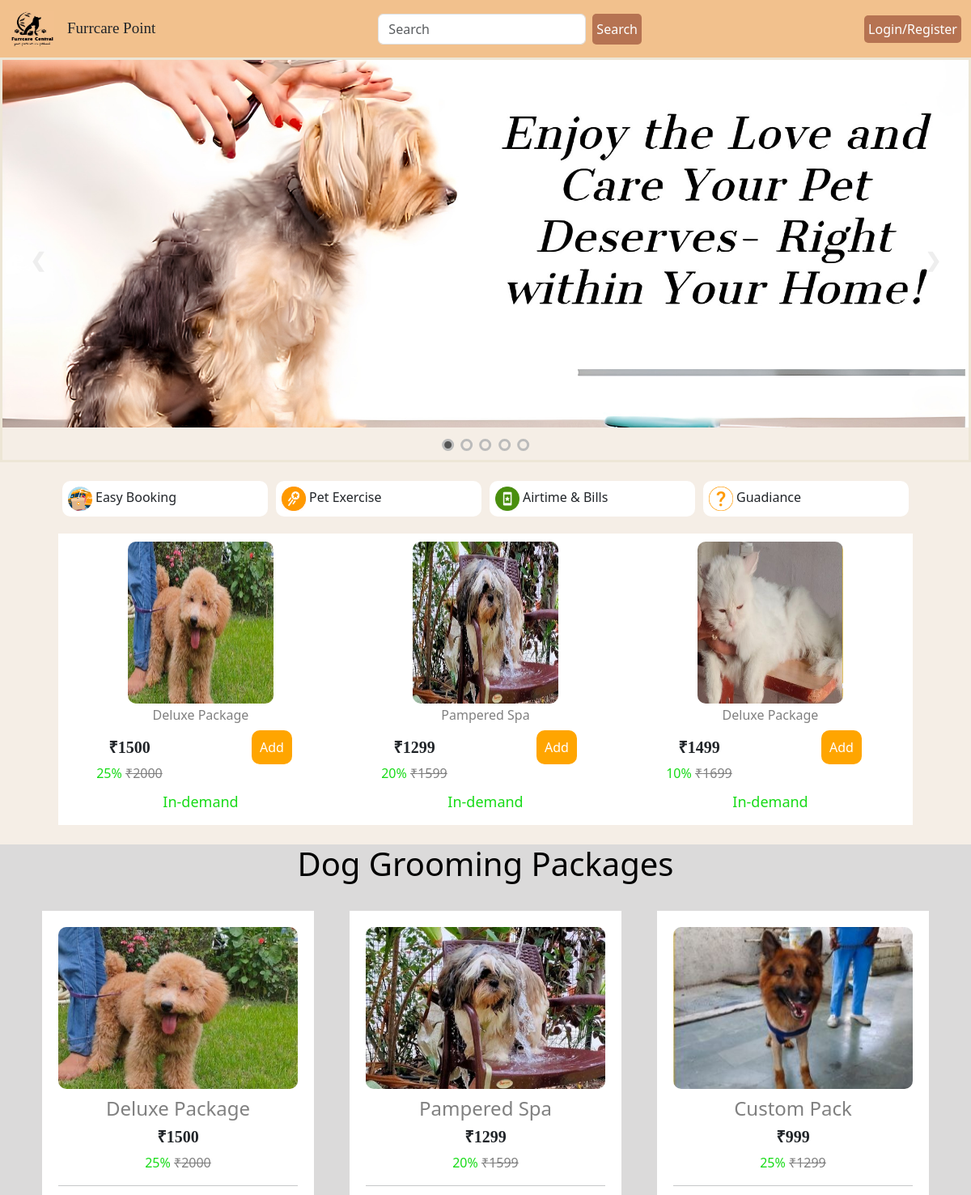
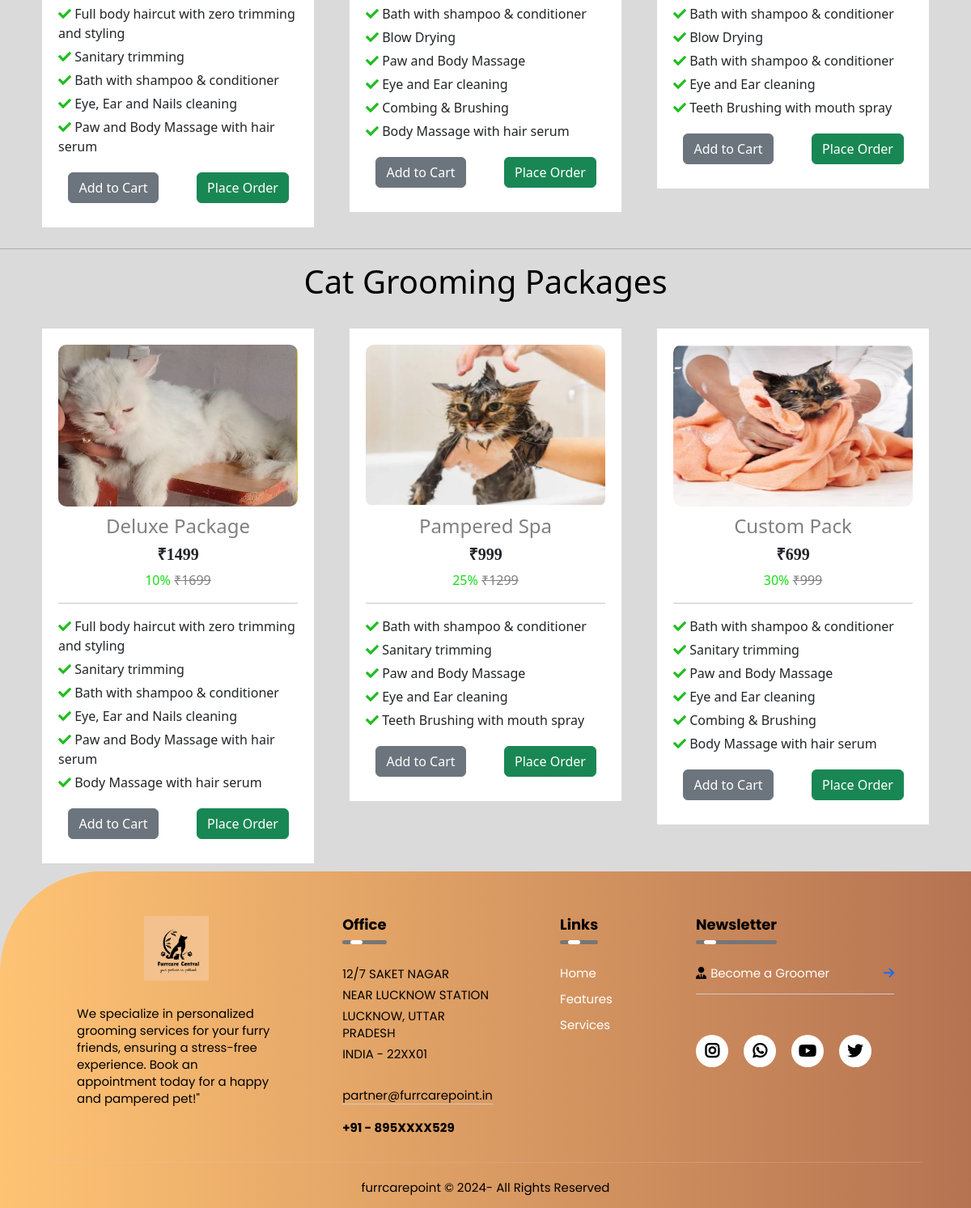
The page / on the database its author committed (2 pictures, top to bottom).
### website/models.py (models this page shows, shortened)
class Product(db.Model):
    id = db.Column(db.Integer, primary_key=True)
    pet_type = db.Column(db.String(50), nullable=False)
    product_name = db.Column(db.String(100), nullable=False)
    current_price = db.Column(db.Integer, nullable=False)
    previous_price = db.Column(db.Integer, nullable=False)
    discount = db.Column(db.Integer, nullable=False)
    in_stock = db.Column(db.Integer, nullable=False)
    product_picture = db.Column(db.String(1000), nullable=False)
    flash_sale = db.Column(db.Boolean, default=False)
    description = db.Column(db.Text, nullable=True)
    date_added = db.Column(db.DateTime, default=datetime.now(IST))
    carts = db.relationship('Cart', backref=db.backref('product', lazy=True))
    orders = db.relationship('Order', backref=db.backref('product', lazy=True))
    bookdetails = db.relationship('Bookdetails', backref=db.backref('product', lazy=True))

### website/views.py (the view)
@views.route('/')
def home():
    home_page = True
    items = Product.query.filter_by(flash_sale=True)
    products = Product.query.all()
    return render_template('home.html', items=items,products=products, cart=Cart.query.filter_by(customer_link=current_user.id).all()
                           if current_user.is_authenticated else [], home_page=home_page)

### website/templates/home.html (shortened to what this page needs)
{% extends 'base.html' %}
{% block body %}
       <div class="container11">
           <div class="slides">
             <img src="../static/images/s1.jpg" alt="Slide 1">
           </div>
           <div class="btn">
             <span class="next">&#10095;</span>
             <span class="previous">&#10094;</span>
           </div>
           <div class="bullets">
             <div class="dot active" attr='1' onclick="switchImage(this)"></div>
             <div class="dot" attr='2' onclick="switchImage(this)"></div>
             <div class="dot" attr='3' onclick="switchImage(this)"></div>
             <div class="dot" attr='4' onclick="switchImage(this)"></div>
             <div class="dot" attr='5' onclick="switchImage(this)"></div>
           </div>
         </div>
<div class="container text-center">
    <div class="row" style="margin: 10px;">
        <div id="features" class="container text-center">
            <div class="row" style="margin: 8px;">
            <div class="col" style="display: flex; background-color: white; border-radius: 10px; padding: 7px; margin: 5px;">
                <img src="../static/images/FreeDelivery.png" alt="" style="width: 30px; height: 30px;">
                <h6 style="margin: 4px">Easy Booking</h6>
            </div>
            <div class="col" style="display: flex; background-color: white; border-radius: 10px; padding: 7px; margin: 5px;">
                <img src="../static/images/food.png" alt="" style="width: 30px; height: 30px;">
                <h6 style="margin: 4px">Pet Exercise</h6>
            </div>
            <div class="col" style="display: flex; background-color: white; border-radius: 10px; padding: 7px; margin: 5px;">
                <img src="../static/images/airtime.png" alt="" style="width: 30px; height: 30px;">
                <h6 style="margin: 4px">Airtime & Bills</h6>
            </div>
            <div class="col" style="display: flex; background-color: white; border-radius: 10px; padding: 7px; margin: 5px;">
                <img src="../static/images/techweek.png" alt="" style="width: 30px; height: 30px;">
                <h6 style="margin: 4px">Guadiance</h6>
            </div>
            </div>
        </div>
        <div class="container text-center">
          <div class="row" style="margin: 8px; background-color: rgb(219, 218, 218);" id="column">
              {% for item in items %}
              <div class="col" style="background-color: white;">
                  <img src="{{ item.product_picture }}" alt="" style="height: 200px; width: 180px; border-radius: 10px; margin-top:10px;">
                  <div class="row" style="margin-top: 5px;">
                      <h6 style="color: gray;">{{ item.product_name }}</h6>
                  </div>
                  <div class="row" style="margin-top: 10px;">
                      <div class="col">
                          <h5 style="font-weight: 600; font-family: 'Times New Roman', Times, serif;">₹{{ item.current_price }}</h5>
                          <span style="color: rgb(23, 219, 23);">{{item.discount}}% <strike style="color: gray;">₹{{ item.previous_price}}</strike></span>
                      </div>
                      <div class="col">
                          <a href="/add-to-cart/{{ item.id }}?action=add">Add</a>
                      </div>
                  </div>
                  <div class="row" style="color: rgb(23, 219, 23); margin-bottom:15px; margin-top:10px; font-size: 18px;" >
                      <span>In-demand</span>
                  </div>
              </div>
              {% endfor %}
          </div>
      </div>
    </div>
</div>
<div style=" background-color: rgb(219, 218, 218);" id="grooming-packages">
  <div class="container-xl text-center">
    <h1 class="text-center mb-4 mt-3" style="color: black;" id="grooming-packages-title">Dog Grooming Packages</h1>
    <div class="row justify-content-center">
        {% for item in products %}
        {% if item.pet_type == 'Dog' %}
        <div class="col-sm-4">
            <div class="item-box1" style="background-color: white; margin: 10px; padding: 20px;">
                <img src="{{ item.product_picture }}" alt="" style="height: 200px; width: 100%; border-radius: 10px; margin-bottom: 10px;">
                <h4 style="color: gray;">{{ item.product_name }}</h4>
                <h5 style="font-weight: 600; font-family: 'Times New Roman', Times, serif;">₹{{ item.current_price }}</h5>
                <span style="color: rgb(23, 219, 23);">{{item.discount}}% <strike style="color: gray;">₹{{ item.previous_price}}</strike></span>
                <hr>
                <ul style="margin-left: 0; padding-left: 0; list-style-type: none;">
                    {% for description_point in item.description.split('\n') %}
                    <li style="text-align: left; margin-bottom: 5px;"><i class="fas fa-check" style="color: rgb(31, 189, 31);"></i> {{ description_point }}</li>
                    {% endfor %}
                </ul>
                <div class="row justify-content-center" style="margin-top: 20px;">
                    <div class="col" style="margin-bottom: 10px;">
                        <a href="/add-to-cart/{{ item.id }}?action=add" class="btn btn-secondary btn-block">Add to Cart</a>
                    </div>
                    <div class="col" style="margin-bottom: 10px;">
                        <a href="/add-to-cart/{{ item.id }}?action=order"" class="btn btn-success btn-block" >Place Order</a>
                    </div>
                </div>
            </div>
        </div>
        {% endif %}
        {% endfor %}
    </div>
</div>
<hr>
<div class="container-xl text-center">
  <h1 class="text-center mb-4 mt-3" style="color: black;">Cat Grooming Packages</h1>
  <div class="row justify-content-center">
      {% for item in products %}
      {% if item.pet_type == 'Cat' %}
      <div class="col-sm-4">
          <div class="item-box1" style="background-color: white; margin: 10px; padding: 20px;">
              <img src="{{ item.product_picture }}" alt="" style="height: 200px; width: 100%; border-radius: 10px; margin-bottom: 10px;">
              <h4 style="color: gray;">{{ item.product_name }}</h4>
              <h5 style="font-weight: 600; font-family: 'Times New Roman', Times, serif;">₹{{ item.current_price }}</h5>
              <span style="color: rgb(23, 219, 23);">{{item.discount}}% <strike style="color: gray;">₹{{ item.previous_price}}</strike></span>
              <hr>
              <ul style="margin-left: 0; padding-left: 0; list-style-type: none;">
                  {% for description_point in item.description.split('\n') %}
                  <li style="text-align: left; margin-bottom: 5px;"><i class="fas fa-check" style="color: rgb(31, 189, 31);"></i> {{ description_point }}</li>
                  {% endfor %}
              </ul>
              <div class="row justify-content-center" style="margin-top: 20px;">
                <div class="col" style="margin-bottom: 10px;">
                    <a href="/add-to-cart/{{ item.id }}?action=add" class="btn btn-secondary btn-block">Add to Cart</a>
                </div>
                <div class="col" style="margin-bottom: 10px;">
                    <a href="/add-to-cart/{{ item.id }}?action=order" class="btn btn-success btn-block" >Place Order</a>
                </div>
              </div>
          </div>
      </div>
      {% endif %}
      {% endfor %}
  </div>
</div>
      {% include 'foot.html' %}
</div>
{% endblock %}

### website/static/css/style.css (style rules this page uses)
.container .row .col .row .col a { background-color: orange; padding: 10px; border-radius: 10px; text-decoration: none; color: white; }

### website/templates/home.html (style rules this page uses)
.container11 { position: relative; width: 100%; height: 500px; border: 3px solid #ede6d6; }
.container11 .slides { width: 100%; height: calc(100% - 40px); position: relative; overflow: hidden; }
.container11 .slides img { width: 100%; height: 100%; position: absolute; object-fit: cover; }
.container11 .slides img:not(.active) { top: 0; left: -100%; }
span.next, span.previous { position: absolute; top: 50%; transform: translateY(-50%); padding: 14px; color: #eee; font-size: 24px; font-weight: bold; transition: 0.5s; border-radius: 3px; user-select: none; cursor: pointer; z-index: 1; }
span.next { right: 20px; }
span.previous { left: 20px; }
.bullets { position: absolute; bottom: 5px; z-index: 3; left: 50%; transform: translateX(-50%); }
.bullets .dot { width: 15px; height: 15px; margin: 0px 2px; border: 3px solid #bbb; border-radius: 50%; display: inline-block; cursor: pointer; transition: background-color 0.6s ease; }
.bullets .active { background-color: #555; }

### rows shown on the page
Product: product_picture (picture), product_name "Deluxe Package", current_price "1500", discount "25", previous_price "2000", description_point "Full body haircut with zero trimming and styling" "Sanitary trimming" "Bath with shampoo & conditioner" "Eye, Ear and Nails cleaning" "Paw and Body Massage with hair serum"
Product: product_picture (picture), product_name "Pampered Spa", current_price "1299", discount "20", previous_price "1599", description_point "Bath with shampoo & conditioner" "Blow Drying" "Paw and Body Massage" "Eye and Ear cleaning" "Combing & Brushing" "Body Massage with hair serum"
Product: product_picture (picture), product_name "Deluxe Package", current_price "1499", discount "10", previous_price "1699", description_point "Full body haircut with zero trimming and styling" "Sanitary trimming" "Bath with shampoo & conditioner" "Eye, Ear and Nails cleaning" "Paw and Body Massage with hair serum" "Body Massage with hair serum"
Product: product_picture (picture), product_name "Custom Pack", current_price "999", discount "25", previous_price "1299", description_point "Bath with shampoo & conditioner" "Blow Drying" "Bath with shampoo & conditioner" "Eye and Ear cleaning" "Teeth Brushing with mouth spray"
Product: product_picture (picture), product_name "Pampered Spa", current_price "999", discount "25", previous_price "1299", description_point "Bath with shampoo & conditioner" "Sanitary trimming" "Paw and Body Massage" "Eye and Ear cleaning" "Teeth Brushing with mouth spray"
Product: product_picture (picture), product_name "Custom Pack", current_price "699", discount "30", previous_price "999", description_point "Bath with shampoo & conditioner" "Sanitary trimming" "Paw and Body Massage" "Eye and Ear cleaning" "Combing & Brushing" "Body Massage with hair serum"
